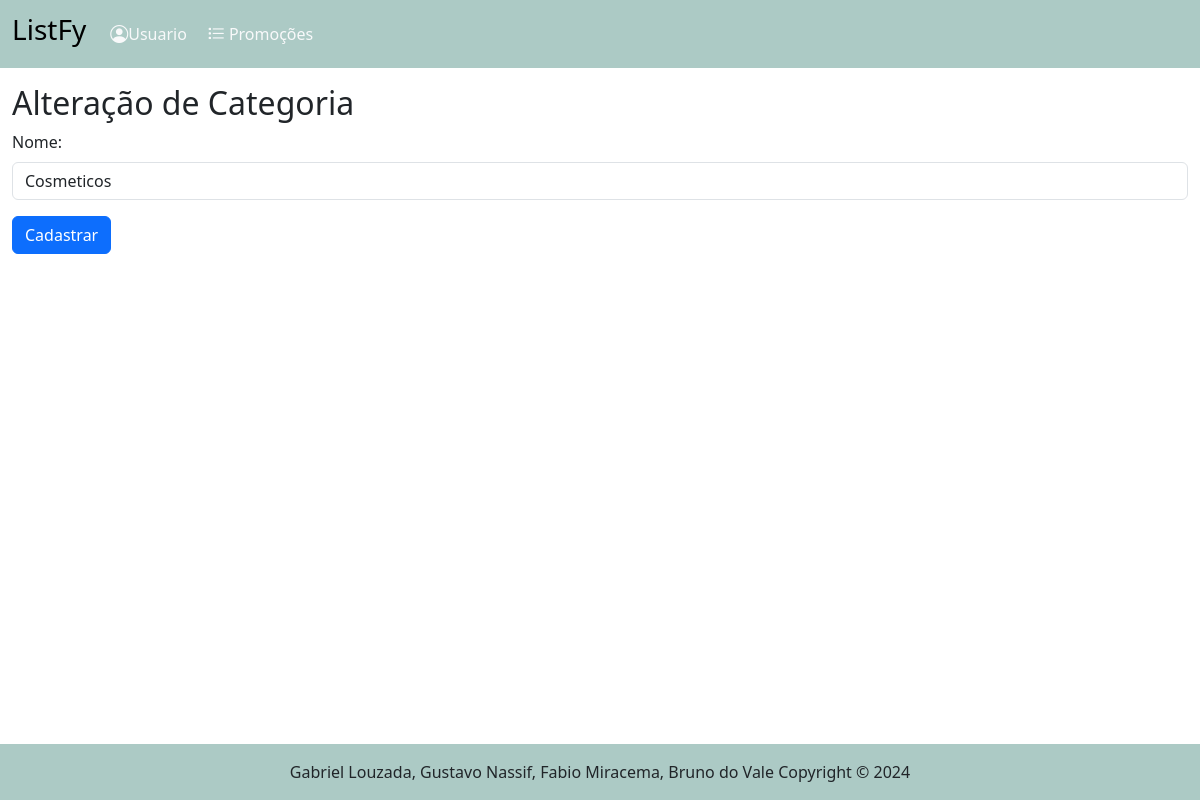
The page /categorias/alterar_categoria/3 on the database as committed earlier.
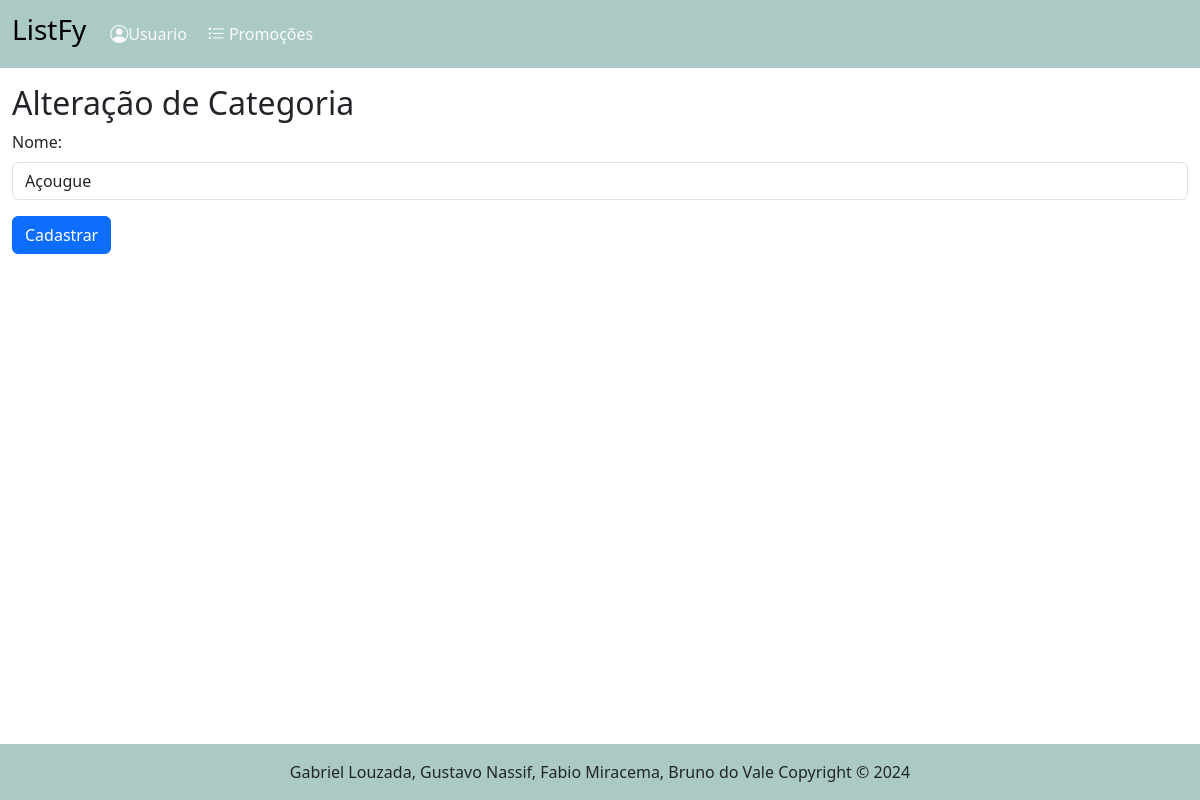
The same page on the database as committed later.
### tables this page shows
CREATE TABLE "categoria" (
	"id_categoria"	INTEGER,
	"nome"	TEXT NOT NULL,
	PRIMARY KEY("id_categoria" AUTOINCREMENT)
);

### routes/categoria_routes.py (the view)
@router.get("/alterar_categoria/{id:int}",)
async def get_alterar_produto(request: Request, id: int=0):
    categoria = obter_uma_categoria(id)
    return templates.TemplateResponse("/categoria/alterar_categoria.html",{"request":request, "categoria":categoria})

### templates/categoria/alterar_categoria.html (shortened to what this page needs)
{% extends "base.html" %}
{% block conteudo %}
    <main class="container-fluid mt-3">
        <h2 class="mt-3">Alteração de Categoria</h2>
        <form class="row g-3 needs-validation" method="post" action="/categorias/post_cadastrar_categoria" novalidate>
            <div class="col-md-12">
                <label for="nome_categoria" class="form-label">Nome:</label>
                <input type="text" name="nome_categoria" class="form-control" id="nome_categoria" value="{{ categoria.nome_categoria }}" required>
            </div>
            <div class="col-12">
              <button class="btn btn-primary" type="submit">Cadastrar</button>
            </div>
        </form>
    </main>
{% endblock %}

Rows that differ between the two databases and show on the page:
changed categoria: nome_categoria "Cosmeticos" → "Açougue"
